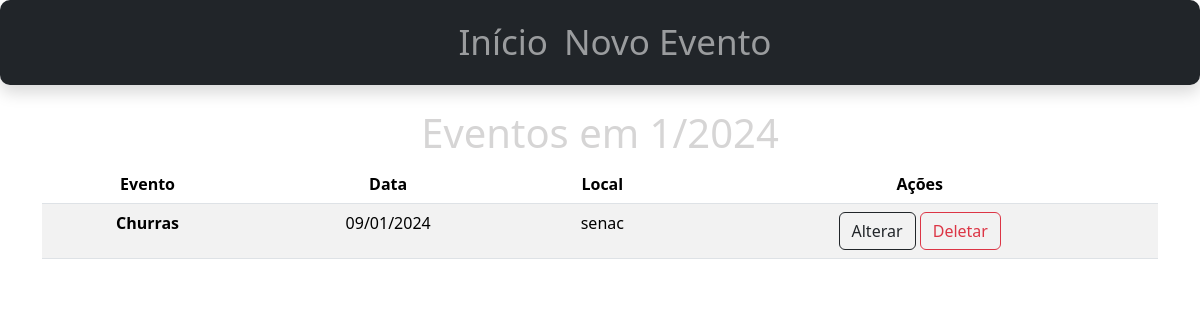
Screenshot of /eventos/2024/1/ with the database file from the repository.
### lista/models.py (models this page shows)
class Evento(models.Model):
    nome = models.CharField(max_length=100, null=False, blank=False)
    data = models.DateField(default='DD-MM-YYYY',null=True, blank=True)
    hora = models.TimeField(default=datetime.time(9, 0),null=True, blank=True)
    numero_convidados = models.CharField(max_length=30,null=False, blank=False)
    local = models.CharField(max_length=100,null=False, blank=False)

### lista/views.py (the view)
# urls.py: path('eventos/<int:ano>/<int:mes>/', EventosDoMesView.as_view(), name='eventos_do_mes'),
class EventosDoMesView(ListView):
    model = Evento
    template_name = 'lista/eventos_do_mes.html'
    context_object_name = 'eventos'
    def get_queryset(self):
        ano = self.kwargs['ano']
        mes = self.kwargs['mes']
        return Evento.objects.filter(data__year=ano, data__month=mes).order_by('data')
    def get_context_data(self, **kwargs):
        context = super().get_context_data(**kwargs)
        context['ano'] = self.kwargs['ano']
        context['mes'] = self.kwargs['mes']
        return context

### lista/templates/lista/eventos_do_mes.html
{% extends 'index.html' %}
{% block content %}
<h1 class="mt-4 text-center">Eventos em {{ mes }}/{{ ano }}</h1>
<table class="table table-striped text-center">
    <thead>
      <tr>
        <th scope="col">Evento</th>
        <th scope="col">Data</th>
        <th scope="col">Local</th>
        <th scope="col">Ações</th>
      </tr>
    </thead>
    <tbody>
        {% for evento in eventos %}
        <tr>
            <th scope="row">{{ evento.nome }}</th>
            <td>{{ evento.data|date:"d/m/Y" }}</td>
            <td>{{ evento.local }}</td>
            <td>
                <a href="{% url 'eventos_edicao' evento.pk %}" class="btn btn-outline-dark"> Alterar</a>
                <a href="{% url 'eventos_delete' evento.pk %}" class="btn btn-outline-danger">Deletar</a>
            </td>
        </tr>
        {% endfor %}
    </tbody>
  </table>
{% endblock %}

### lista/static/lista/css/styles.css (style rules this page uses)
* { margin: 0; border: 0; padding: 0; box-sizing: border-box; }
body { background-image: url("https://th.bing.com/th/id/R.e82100be15b9a94d2866ad62d64e6284?rik=vXybgOWakE81hg&pid=ImgRaw&r=0"); background-repeat: no-repeat; background-size: cover; }
h1 { color:#d6d5d5; text-align: center; }
.table { color: #d6d5d5; }

### rows the page displays
Evento: nome "Churras", data "09/01/2024", local "senac"

### other values shown
{{ mes }} "1"
{{ ano }} "2024"
